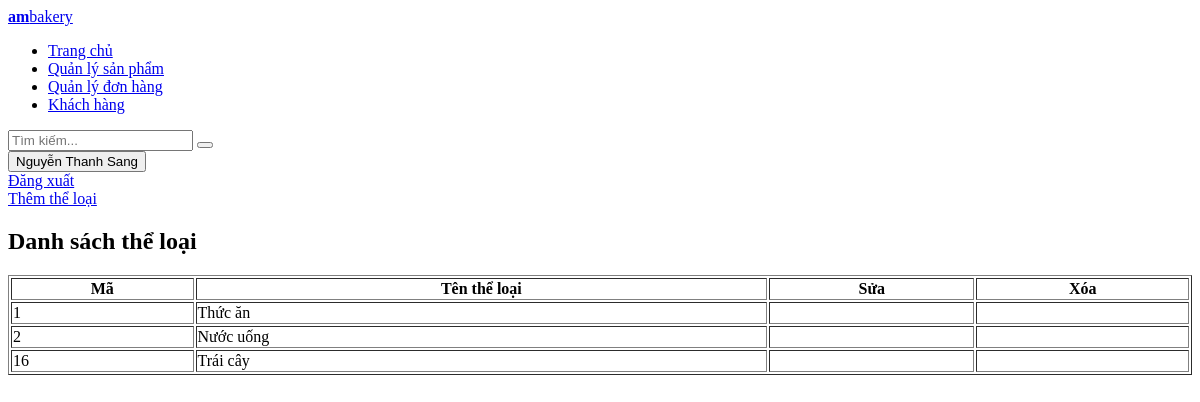
/admin/dashboard/theloai/index.php (signed in), run on an earlier commit of the app's database.
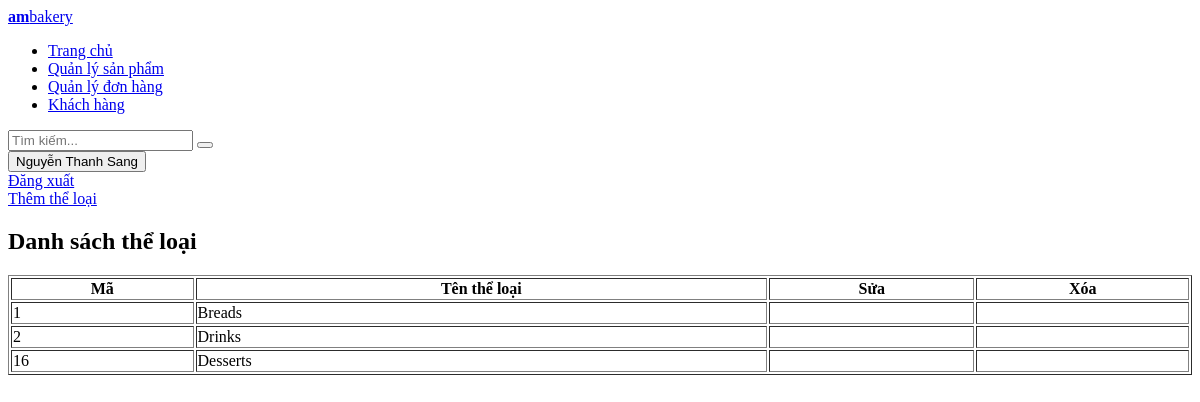
And on a later commit of the database.
### tables this page shows
CREATE TABLE `nhan_vien` (
  `ma` int(11) NOT NULL,
  `ten` varchar(100) NOT NULL,
  `dia_chi` varchar(100) NOT NULL,
  `sdt` varchar(20) NOT NULL,
  `email` varchar(100) NOT NULL,
  `mat_khau` varchar(50) NOT NULL,
  `cap_do` int(11) NOT NULL
);

CREATE TABLE `the_loai` (
  `ma` int(11) NOT NULL,
  `ten_the_loai` varchar(100) NOT NULL
);

### admin/dashboard/theloai/index.php (the view, shortened to what this page needs)
<!DOCTYPE html>
<html>
<head>
</head>
<body>
	<?php
	include '../header.php';
	?>
	<div class="container">
		<?php
		include '../menu.php';
		?>
		<main >
			<?php
			include '../main_top_div.php';
			?>
			<div class="main_content">
				<a href="them_form.php" class="them">
					Thêm thể loại
				</a>
				<?php
				include  '../../connect.php' ;
				$sql = "select * from the_loai";
				$result= mysqli_query($connect, $sql);
				?>
				<h2 class="main_content_the_loai">Danh sách thể loại</h2>
				<table border="1" width="100%">
					<thead class="thead-dark">
						<tr>
							<th>Mã</th>
							<th>Tên thể loại</th>
							<th>Sửa</th>
							<th>Xóa</th>
						</tr>
					</thead>
					<tbody>
						<?php foreach ($result as $tung_the_loai) { ?>
							<tr>
								<td>
									<?php echo $tung_the_loai['ma'] ?>
								</td>
								<td>
									<?php echo $tung_the_loai['ten_the_loai'] ?>
								</td>
								<td>
								</td>
								<td>
								</td>
							</tr>
						<?php } ?>
					</tbody>
				</table>
			</div>
		</main>
	</div>
</body>
</html>

### admin/dashboard/header.php
<header>
	<div id="header">
		<a href="#" class="header__logo" onclick="if(confirm('Kiếm gì?')){}else{return false;}">
			<span><b>am</b>bakery</span>
		</a>
	</div>
</header>

### admin/dashboard/menu.php (shortened to what this page needs)
<div class="sidebar">
	<ul class="nav__list">
		<li class="nav__list--item">
			<a href="../root">
				<span>Trang chủ</span>
			</a>
		</li>
		<li class="nav__list--item">
			<a href="../sanpham">
				<span>Quản lý sản phẩm</span>
			</a>
		</li>
		<li class="nav__list--item">
			<a href="../donhang">
				<span>Quản lý đơn hàng</span>
			</a>
		</li>
		<li class="nav__list--item">
			<a href="../khachhang">
				<span>Khách hàng</span>
			</a>
		</li>
	</ul>
</div>

### admin/dashboard/main_top_div.php (shortened to what this page needs)
<div class="main_top">
	<div class="main_top_left">
		<form>
			<input type="search" placeholder="Tìm kiếm..." name="tim_kiem">
			<button type="submit"><i class="fa fa-search"></i></button>
		</form>
	</div>
	<div class="main_top_right">
		<div class="dropdown">
			<button class="dropbtn">
				<?php
					$ma=$_SESSION['ma'];
					require '../../connect.php';
					$sql = "select ten from nhan_vien where ma = '$ma'";
					$result=  mysqli_query($connect, $sql);
					$row = mysqli_fetch_array($result);
					echo $row['ten'];
				?>
			</button>
			<div class="dropdown-content">
				<a href="../logout_process.php">Đăng xuất</a>
			</div>
		</div>
	</div>
</div>

What changed in the data, as far as the page shows it:
changed the_loai id 1: ten_the_loai "Thức ăn" → "Breads"
changed the_loai id 2: ten_the_loai "Nước uống" → "Drinks"
changed the_loai id 16: ten_the_loai "Trái cây" → "Desserts"
